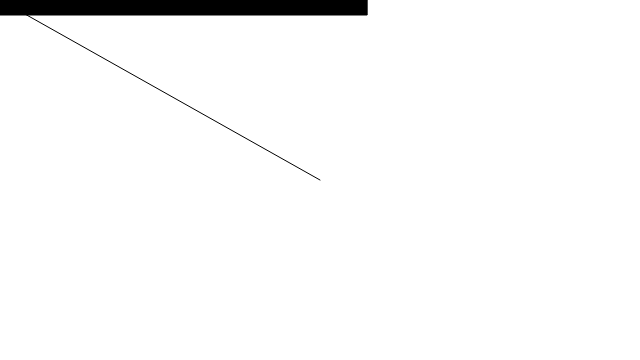
Frame 1 (no input)
Frame 60 (no input): identical to frame 1, image omitted
Frame 120 (the mouse pressed at the canvas centre since frame 60): blank canvas, image omitted

The p5.js sketch that drew this single still picture (run headless with seeded random() and noise() and a simulated clock; from frame 60 on, the mouse is pressed at the canvas centre):

// p5.js sketch
// ── sketch.js
let center;

function setup() {
  createCanvas(640, 360);
  center = createVector(width / 2, height / 2);
}

function draw() {
  background(255);
  const mouse = createVector(mouseX, mouseY);
  mouse.sub(center);

  const m = mouse.mag();
  fill(0);
  rect(0, 0, m, 15);

  translate(width / 2, height / 2);
  line(0, 0, mouse.x, mouse.y);
}
